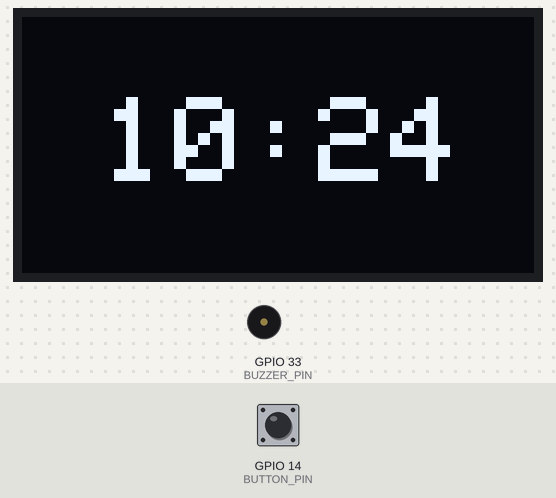
This sketch was run on a simulated ESP32. Shown: 128×64 one-colour display, buzzer (waves = sounding, pin HIGH). The test bench sets the inputs (shaded band); at power-on: GPIO 14 (BUTTON_PIN) HIGH. WiFi joins after 1.5 s; servers stay silent unless stated; the local clock reads 2024-03-15 10:24:30 at power-on unless the sketch sets it; random numbers use the default seed unless the sketch sets one.

Above: at 5.8 s.
5.9 s: GPIO 14 (BUTTON_PIN) pulled LOW for 1 s
At 6.6 s:
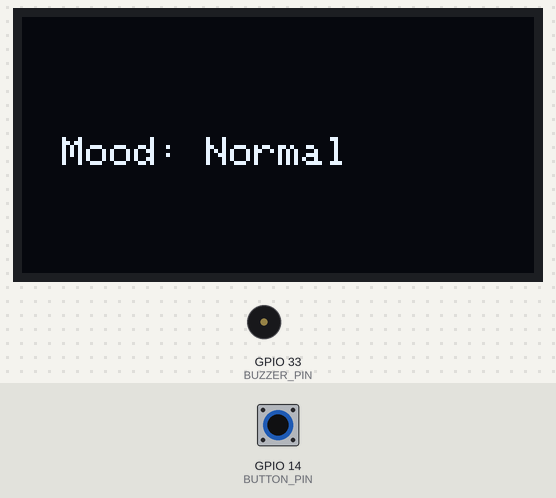
9.2 s: GPIO 14 (BUTTON_PIN) pulled LOW for 0.65 s
At 10.1 s:
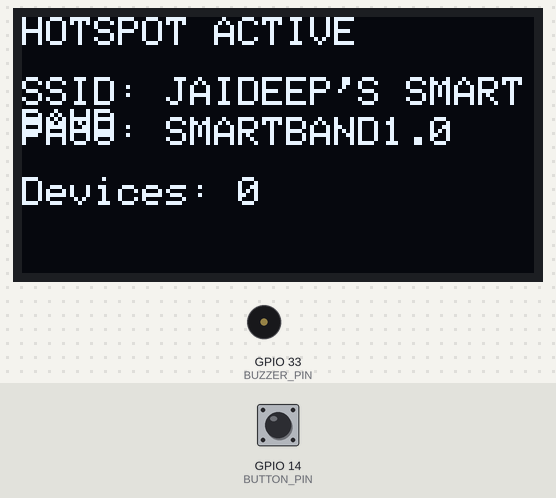
11.3 s: GPIO 14 (BUTTON_PIN) pulled LOW for 0.65 s
At 11.8 s:
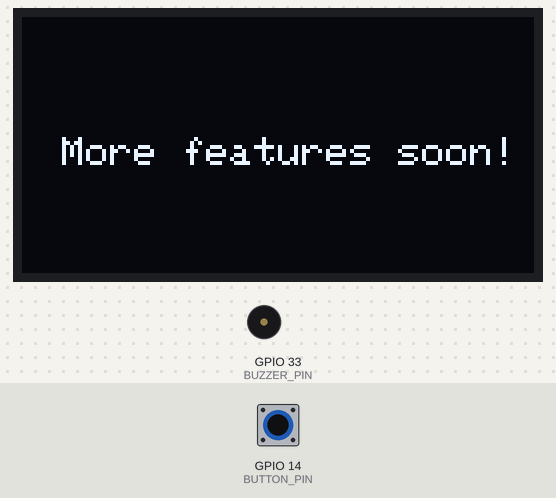
13.4 s: GPIO 14 (BUTTON_PIN) pulled LOW for 3.2 s
At 15.0 s:
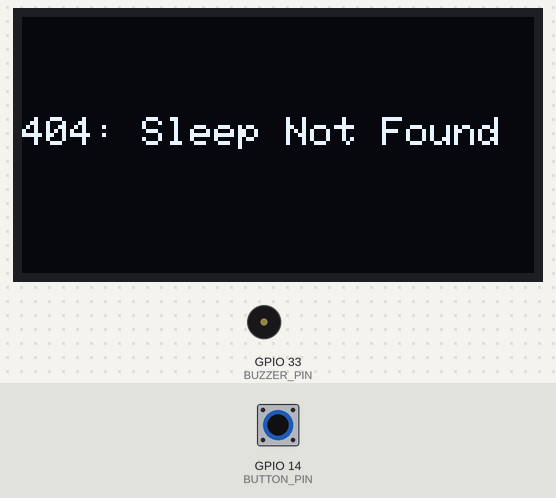
18.1 s: GPIO 14 (BUTTON_PIN) pulled LOW for 1 s
At 22.1 s:
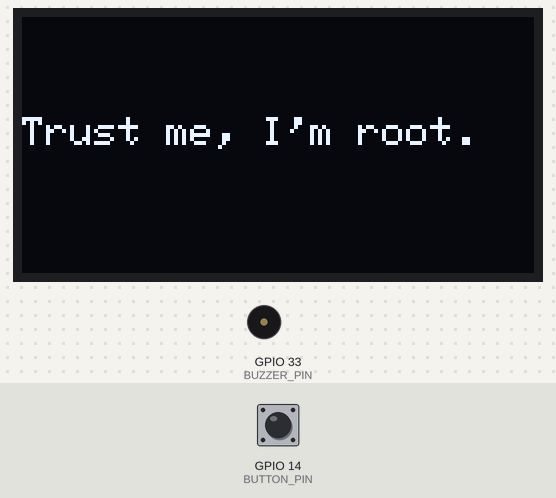
Timing chart, 0 to 22.3 s (numbered marks = the images above; inputs shaded):
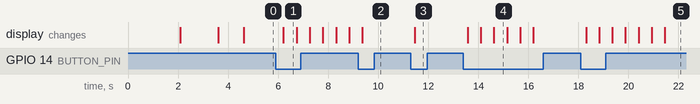

Measured:
- after the input at 5.9 s, the display: changes after 0.31 s (image 1)
- after the input at 11.3 s, the display: changes after 0.17 s (image 3)
- after the input at 13.4 s, the display: first changes after 0.17 s (image 4 shows a later state)
- after the input at 18.1 s, the display: first changes after 0.20 s (image 5 shows a later state)
- what the display in image 1 shows lasts 0.5 s, from 6.2 s to 6.7 s

The sketch:

SMARTWAALCLOCK.ino
```cpp
//THIS SMARTWATCH CODE WILLHELP YOU TO BUILD YOUR OWN SMART WRIST BAND OR A SMALL CUTE WALL CLOCK THIS WATCH IS CONSTRUCTED AND CODED BY JAIDEEP EVERYTHING WILL BE AVAILABLE AT BACKEND-JAIDEEP GITHUB PROFILE
#include <WiFi.h>
#include <Wire.h>
#include <Adafruit_SSD1306.h>
#include <time.h>

#define SCREEN_WIDTH 128
#define SCREEN_HEIGHT 64
#define OLED_RESET -1
Adafruit_SSD1306 display(SCREEN_WIDTH, SCREEN_HEIGHT, &Wire, OLED_RESET);

#define BUTTON_PIN 14
#define BUZZER_PIN 33 // Buzzer pin

// WiFi Credentials
const char* ssid = "NOWHERE";
const char* password = "12345678";

int mode = 0;
unsigned long lastButtonPress = 0;
bool hotspotStarted = false;
bool wifiConnected = false;

unsigned long lastAlarmCheck = 0;
bool isAlarmActive = false;
unsigned long alarmStartTime = 0;

String memes[] = {
  "404: Sleep Not Found",
  "Ctrl+Alt+Del Problems",
  "I void warranties.",
  "There is no cloud",
  "Trust me, I'm root."
};

void showBootFace() {
  display.clearDisplay();
  display.fillRoundRect(30, 20, 20, 20, 5, SSD1306_WHITE); // Left eye
  display.fillRoundRect(80, 20, 20, 20, 5, SSD1306_WHITE); // Right eye
  display.fillRect(50, 50, 30, 3, SSD1306_WHITE); // Mouth bold
  display.display();
  delay(2000);
}

void connectWiFi() {
  WiFi.mode(WIFI_AP_STA);
  WiFi.begin(ssid, password);

  display.clearDisplay();
  display.setTextSize(1);
  display.setTextColor(SSD1306_WHITE);
  display.setCursor(0, 10);
  display.println("Connecting WiFi...");
  display.display();

  int attempts = 0;
  while (WiFi.status() != WL_CONNECTED && attempts < 20) {
    delay(500);
    attempts++;
  }

  display.clearDisplay();
  if (WiFi.status() == WL_CONNECTED) {
    wifiConnected = true;
    display.setCursor(0, 10);
    display.println("WiFi Connected!");
    display.display();
    delay(1000);
  } else {
    wifiConnected = false;
    display.setCursor(0, 10);
    display.println("WiFi Failed!");
    display.display();
    delay(2000);
  }
}

void initTime() {
  configTime(19800, 0, "pool.ntp.org", "time.nist.gov"); // IST offset (5.5 hrs)
  struct tm timeinfo;
  while (!getLocalTime(&timeinfo)) {
    delay(500);
  }
}

void startHotspot() {
  if (!hotspotStarted) {
    WiFi.softAP("JAIDEEP'S SMARTBAND", "SMARTBAND1.0");
    hotspotStarted = true;
  }
}

void showHotspotInfo() {
  startHotspot();

  display.setTextSize(1);
  display.setCursor(0, 0);
  display.println("HOTSPOT ACTIVE");
  display.setCursor(0, 15);
  display.println("SSID: JAIDEEP'S SMARTBAND");
  display.setCursor(0, 25);
  display.println("PASS: SMARTBAND1.0");

  int numClients = WiFi.softAPgetStationNum();
  display.setCursor(0, 40);
  display.print("Devices: ");
  display.println(numClients);
}

void showMeme() {
  int index = random(0, sizeof(memes)/sizeof(memes[0]));
  display.setTextSize(1);
  display.setCursor(0, 25);
  display.println(memes[index]);
}

void showMood() {
  struct tm timeinfo;
  if (getLocalTime(&timeinfo)) {
    int hour = timeinfo.tm_hour;
    display.setTextSize(1);
    display.setCursor(10, 30);
    if (hour == 9) display.println("Bhai neend aa rahi h");
    else if (hour == 12) display.println("Bhai bhukh lagi h");
    else if (hour == 14) display.println("Bhai sone ka mann h");
    else if (hour == 15) display.println("Bhai kab khatam hoga ye sab");
    else if (hour == 16) display.println("Bhai soja");
    else if (hour == 18) display.println("Bhai kuch krte h");
    else if (hour == 22) display.println("Bhai game hi khel le");
    else if (hour == 0) display.println("Soja bsdk");
    else display.println("Mood: Normal");
  } else {
    display.setCursor(20, 30);
    display.println("Mood Error");
  }
}

void checkAlarm() {
  struct tm timeinfo;
  if (!getLocalTime(&timeinfo)) return;

  int h = timeinfo.tm_hour;
  int m = timeinfo.tm_min;

  if ((h == 7 && m == 30) || (h == 8 && m == 0) || (h == 8 && m == 30) ||
      (h == 16 && m == 30) || (h == 18 && m == 0) || (h == 19 && m == 30)) {
    if (!isAlarmActive) {
      isAlarmActive = true;
      alarmStartTime = millis();
      digitalWrite(BUZZER_PIN, HIGH);
    }
  }

  if (isAlarmActive && millis() - alarmStartTime >= 15000) {
    isAlarmActive = false;
    digitalWrite(BUZZER_PIN, LOW);
  }
}

void showAlarmText() {
  struct tm timeinfo;
  if (!getLocalTime(&timeinfo)) return;

  int h = timeinfo.tm_hour;
  int m = timeinfo.tm_min;

  display.clearDisplay();
  display.setTextSize(1);
  display.setCursor(20, 30);
  if ((h == 7 && m == 30) || (h == 8 && m == 0) || (h == 8 && m == 30)) display.println("Wake up!");
  else if (h == 16 && m == 30) display.println("Snacks time!");
  else if (h == 18 && m == 0) display.println("Work time!");
  else if (h == 19 && m == 30) display.println("Dinner time!");
  display.display();
}

void setup() {
  Serial.begin(115200);
  pinMode(BUTTON_PIN, INPUT_PULLUP);
  pinMode(BUZZER_PIN, OUTPUT);
  digitalWrite(BUZZER_PIN, LOW);
  randomSeed(analogRead(0));

  if (!display.begin(SSD1306_SWITCHCAPVCC, 0x3C)) {
    Serial.println("OLED failed");
    while (1);
  }

  showBootFace();
  connectWiFi();
  if (wifiConnected) {
    initTime();
  }
  startHotspot();
}

void loop() {
  checkAlarm();

  if (isAlarmActive) {
    showAlarmText();
    return;
  }

  if (digitalRead(BUTTON_PIN) == LOW && millis() - lastButtonPress > 500) {
    mode = (mode + 1) % 5;
    lastButtonPress = millis();
  }

  display.clearDisplay();

  if (mode == 0) {
    struct tm timeinfo;
    if (getLocalTime(&timeinfo)) {
      char timeStr[10];
      strftime(timeStr, sizeof(timeStr), "%H:%M", &timeinfo);
      display.setTextSize(3);
      display.setCursor(20, 20);
      display.print(timeStr);
    } else {
      display.setTextSize(1);
      display.setCursor(0, 0);
      display.println("Time Error");
    }
  }

  else if (mode == 1) {
    showMood();
  }

  else if (mode == 2) {
    showMeme();
  }

  else if (mode == 3) {
    showHotspotInfo();
  }

  else if (mode == 4) {
    display.setCursor(10, 30);
    display.println("More features soon!");
  }

  display.display();
  delay(500);
}
```
